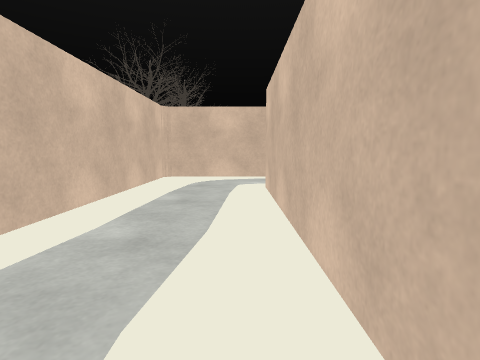
view 1 (above)

18 first-person views from a walk through a scene from a Unity 3-D project. The camera is 1.2 m above the floor, tilts 6° down and sees 80° across. The floor is counted in squares, 2 m on a side. Each view is taken from the middle of a square. On the plan, view 1 faces up. The plan holds only what a view shows up to about 9 squares ahead; the rest is blank. The place goes on beyond the plan. The player character is not drawn. Some surface patterns are stand-ins.

view 2
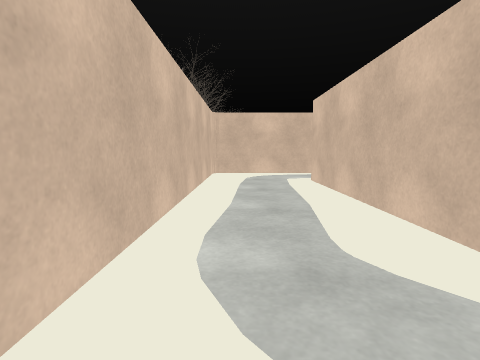

view 3
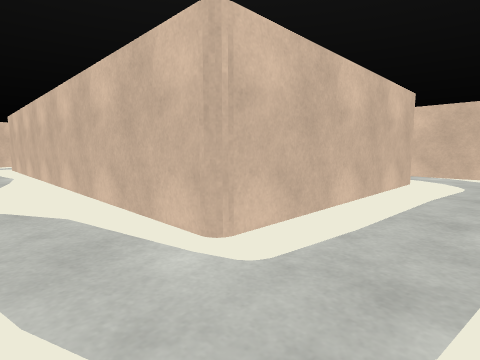

view 4
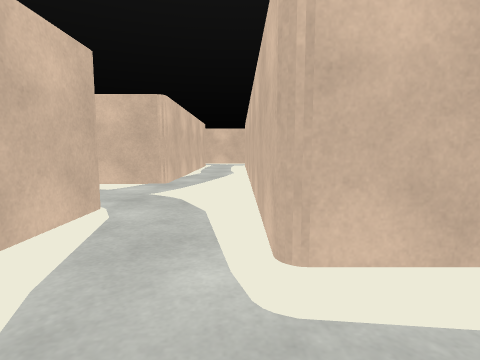

view 5
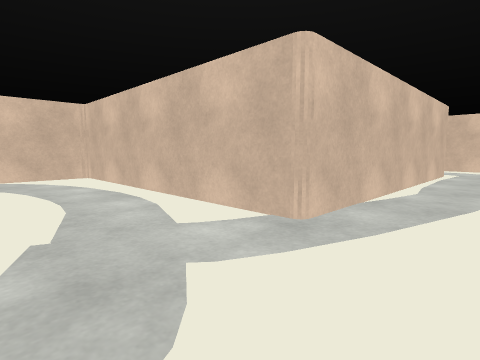

view 6
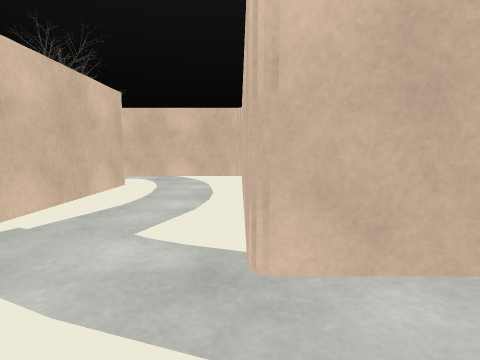

view 7
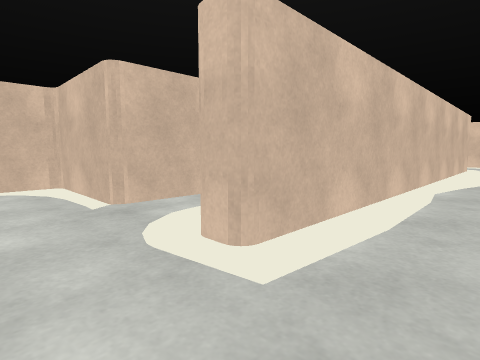

view 8
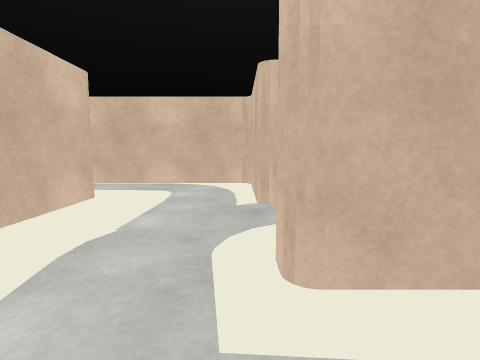

view 9
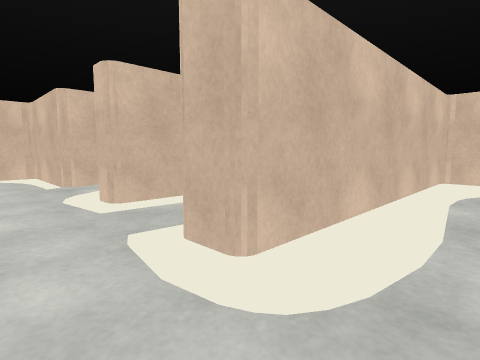

view 10
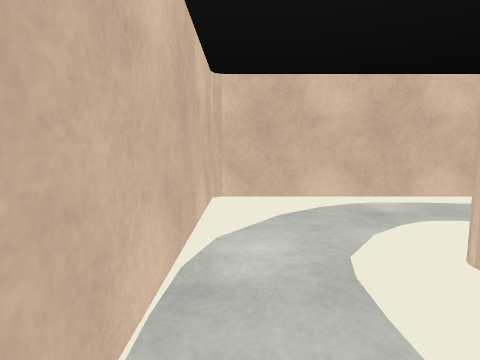

view 11
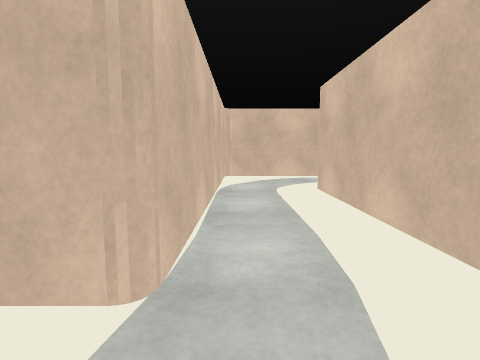

view 12
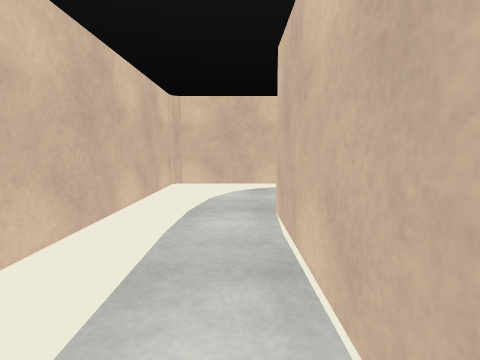

view 13
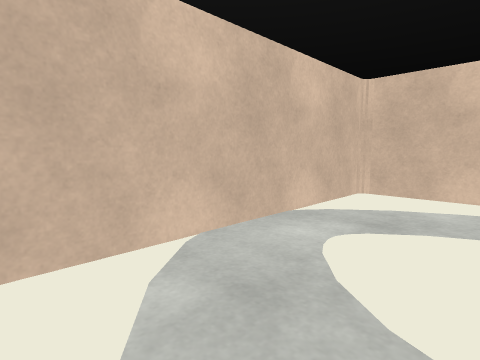

view 14
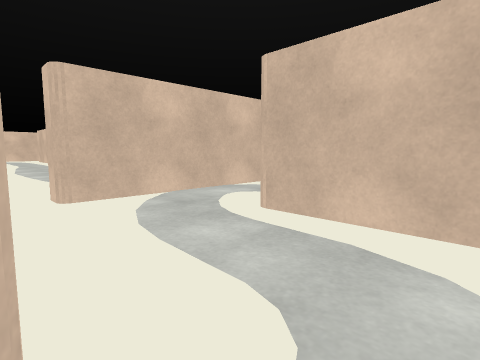

view 15
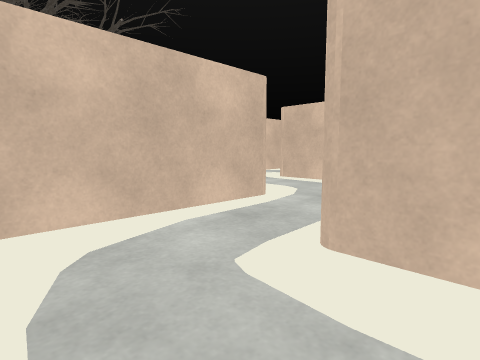

view 16
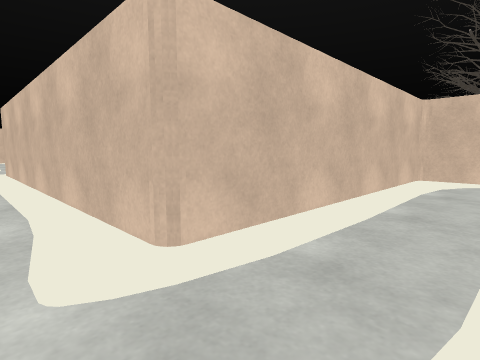

view 17
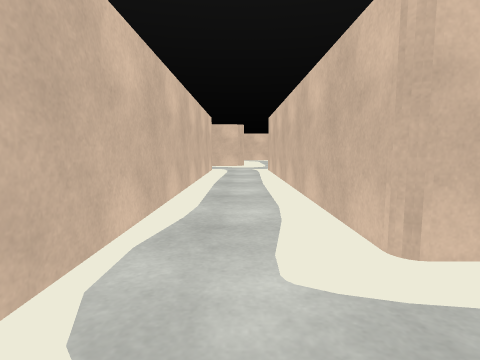

view 18
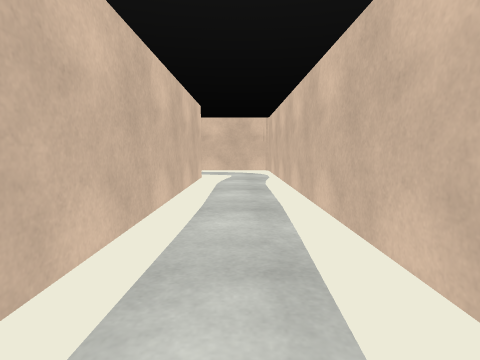

### Floor plan
Ten units are one square. View 1 is at (0, 0); x grows to the right and y downward. Boxes are objects, and circles mark ways between rooms. Rooms are numbered by the first view taken in them; rooms with no view inside come last. Other rooms are left out.
<svg viewBox="-123 -121 248 146">
<path fill="none" stroke="#000" d="M4 -2 4 -48 26 -48M19 -63 -17 -63 -17 14 5 14M98 -69 98 -63 40 -63 40 -116 16 -116M86 -29 98 -29 98 -8 115 -8M26 -48 97 -48M119 -57 119 -67M119 -24 119 -39M20 -100 20 -72M48 -69 98 -69M5 14 39 14 39 20M62 18 62 -2 4 -2M13 -81 13 -100M-24 -60 -24 -69M-10 -85 -45 -85 -45 -29 -118 -29M-115 -12 -24 -12 -24 -31"/>
<circle cx="15" cy="-55" r="3" fill="#2a7"/>
<circle cx="10" cy="10" r="3" fill="#2a7"/>
<circle cx="105" cy="-70" r="3" fill="#2a7"/>
<circle cx="-15" cy="-80" r="3" fill="#2a7"/>
<text x="0" y="-30">1</text>
<text x="70" y="-60">2</text>
<text x="80" y="-80">3</text>
<text x="30" y="10">4</text>
<text x="0" y="-90">5</text>
<text x="-40" y="-40">6</text>
</svg>
Room 1 opens to room 2. Room 1 opens to room 4. Room 2 opens to room 3. Room 5 opens to room 6.

Where each view was taken, in squares from view 1:
view 1: 0 up, 0 right, facing up
view 2: 1 down, 1 left, facing up
view 3: 6 up, 1 left, facing down-right
view 4: 5 up, 1 left, facing right
view 5: 5 up, 2 right, facing up-right
view 6: 5 up, 4 right, facing up
view 7: 6 up, 11 right, facing down-left
view 8: 6 up, 10 right, facing down
view 9: 8 up, 11 right, facing down-left
view 10: 1 down, 2 right, facing left
view 11: 1 down, 5 right, facing left
view 12: 1 down, 1 right, facing right
view 13: 10 up, 0 right, facing up-right
view 14: 8 up, 1 left, facing up-right
view 15: 6 up, 4 left, facing up-right
view 16: 2 up, 3 left, facing up-left
view 17: 2 up, 3 left, facing left
view 18: 2 up, 11 left, facing right
